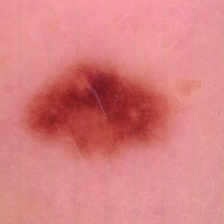
#> input picture skin_cancer_classification/model_random_forest/dataset/train/benign/139.jpg, 224 x 224 px; its folder holds only this picture in this run
$ python additional.py
#> lines starting #> are read from the running program, lines starting #| are printed output that depends on the picture
def convert_image_to_array(path="./dataset/train/benign/",
                           label="benign/malignant"):
#> called with path = './dataset/train/benign/', label = 'benign'
    from PIL import ImageOps as io
    import numpy as np
    import os
    from PIL import Image

    X_train = []
    for file_name in os.listdir(path):
        data_img = Image.open(f"{path}{file_name}")
#> data_img is the input picture: PIL image 224x224 RGB; mean R, G, B 215.8, 128.1, 130.1
        greyscale_data = io.grayscale(data_img)  #change from RGB to greyscale
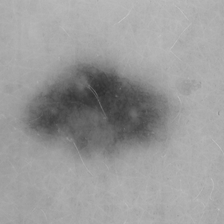
#> greyscale_data: PIL image 224x224 L; min 47, max 194, mean 154.6
        inv_data = io.invert(greyscale_data)  #invert data/flip
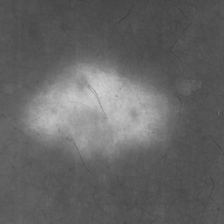
#> inv_data: PIL image 224x224 L; min 61, max 208, mean 100.4
        rsz_data = inv_data.resize((50176, 1))
        numpy_array = np.array(rsz_data.getdata())
        X_train.append(numpy_array)

    if label == "benign":
        y_train = np.zeros(np.array(X_train).shape[0])
#> y_train = [0]
    else:
        y_train = np.ones(np.array(X_train).shape[0])

    return np.array(X_train), y_train


if __name__ == '__main__':
    X_train, y_train = convert_image_to_array(label="benign")
#> y_train = [0]
    print(X_train.shape)
#| (1, 50176)
    print(y_train.shape)
#| (1,)

$ run again, on skin_cancer_classification/model_random_forest/dataset/train/benign/1783.jpg
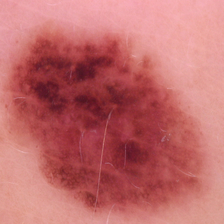
#> input picture skin_cancer_classification/model_random_forest/dataset/train/benign/1783.jpg, 224 x 224 px
#> in convert_image_to_array, data_img is the input picture: PIL image 224x224 RGB; mean R, G, B 192.8, 107.9, 108
#> in convert_image_to_array, `greyscale_data = io.grayscale(data_img)`:
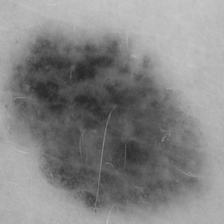
#> greyscale_data: PIL image 224x224 L; min 40, max 198, mean 133.3
#> in convert_image_to_array, `inv_data = io.invert(greyscale_data)`:
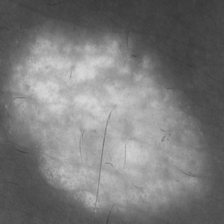
#> inv_data: PIL image 224x224 L; min 57, max 215, mean 121.7
#> `X_train, y_train = convert_image_to_array(label="benign")`: y_train = [0]
#| (1, 50176)
#| (1,)

$ run again, on skin_cancer_classification/model_random_forest/dataset/train/benign/336.jpg
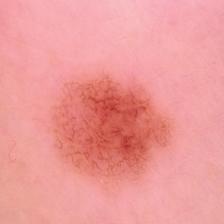
#> input picture skin_cancer_classification/model_random_forest/dataset/train/benign/336.jpg, 224 x 224 px
#> in convert_image_to_array, data_img is the input picture: PIL image 224x224 RGB; mean R, G, B 237.2, 154.6, 153.6
#> in convert_image_to_array, `greyscale_data = io.grayscale(data_img)`:
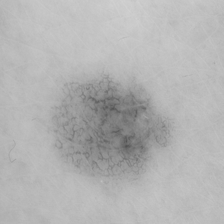
#> greyscale_data: PIL image 224x224 L; min 82, max 209, mean 179.2
#> in convert_image_to_array, `inv_data = io.invert(greyscale_data)`:
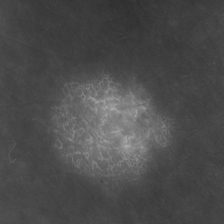
#> inv_data: PIL image 224x224 L; min 46, max 173, mean 75.8
#> `X_train, y_train = convert_image_to_array(label="benign")`: y_train = [0]
#| (1, 50176)
#| (1,)

$ run again, on skin_cancer_classification/model_random_forest/dataset/train/benign/510.jpg
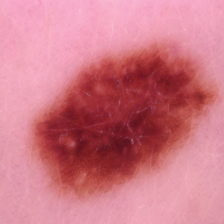
#> input picture skin_cancer_classification/model_random_forest/dataset/train/benign/510.jpg, 224 x 224 px
#> in convert_image_to_array, data_img is the input picture: PIL image 224x224 RGB; mean R, G, B 206.7, 121, 134.7
#> in convert_image_to_array, `greyscale_data = io.grayscale(data_img)`:
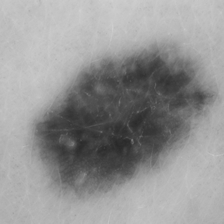
#> greyscale_data: PIL image 224x224 L; min 40, max 208, mean 148.2
#> in convert_image_to_array, `inv_data = io.invert(greyscale_data)`:
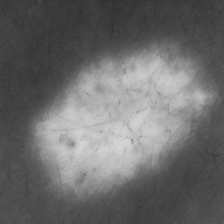
#> inv_data: PIL image 224x224 L; min 47, max 215, mean 106.8
#> `X_train, y_train = convert_image_to_array(label="benign")`: y_train = [0]
#| (1, 50176)
#| (1,)

$ run again, on skin_cancer_classification/model_random_forest/dataset/train/benign/1532.jpg
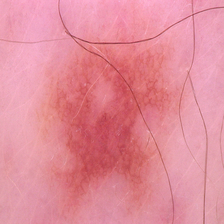
#> input picture skin_cancer_classification/model_random_forest/dataset/train/benign/1532.jpg, 224 x 224 px
#> in convert_image_to_array, data_img is the input picture: PIL image 224x224 RGB; mean R, G, B 226.3, 140.3, 154
#> in convert_image_to_array, `greyscale_data = io.grayscale(data_img)`:
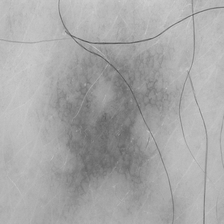
#> greyscale_data: PIL image 224x224 L; min 82, max 205, mean 167.6
#> in convert_image_to_array, `inv_data = io.invert(greyscale_data)`:
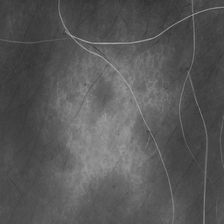
#> inv_data: PIL image 224x224 L; min 50, max 173, mean 87.4
#> `X_train, y_train = convert_image_to_array(label="benign")`: y_train = [0]
#| (1, 50176)
#| (1,)
